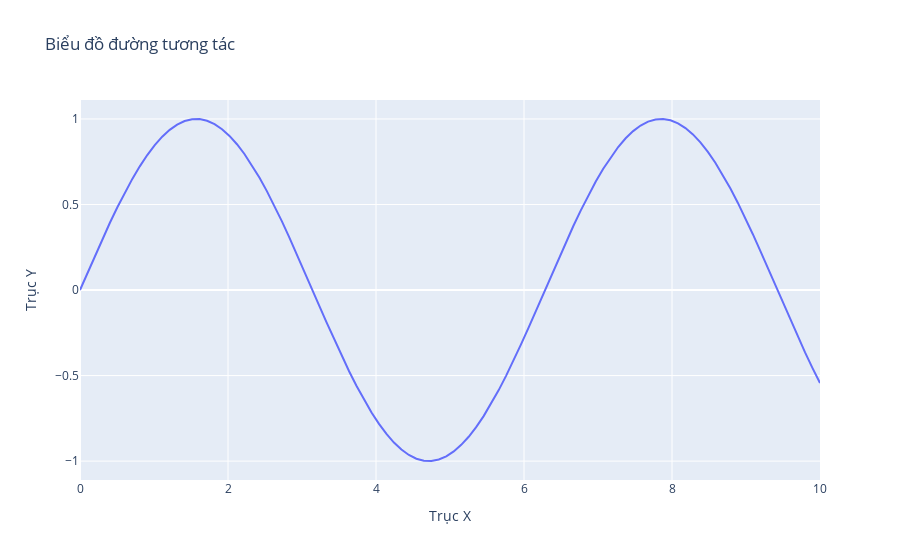

Notebook code cell kept with this figure:
### Markdown cell above
# Demo pltly

### Code cell
# Demo - biểu đồ tương tác
import plotly.graph_objs as go
import numpy as np

# Dữ liệu mẫu
x = np.linspace(0, 10, 100)
y = np.sin(x)

# Tạo biểu đồ
fig = go.Figure()

# Thêm đường vào biểu đồ
fig.add_trace(go.Scatter(x=x, y=y, mode='lines', name='Sin(x)'))

# Thiết lập tiêu đề và nhãn trục
fig.update_layout(title='Biểu đồ đường tương tác',
                  xaxis_title='Trục X',
                  yaxis_title='Trục Y')

# Hiển thị biểu đồ
fig.show()
